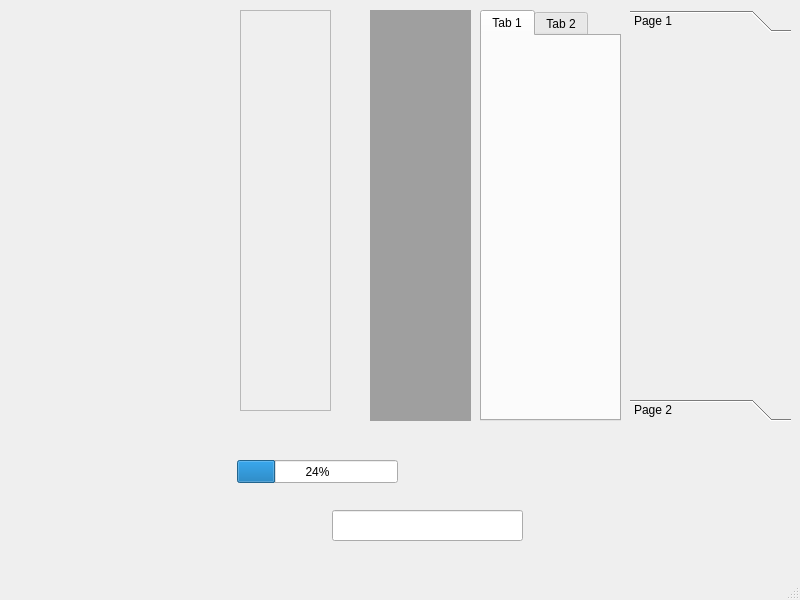
<?xml version="1.0" encoding="UTF-8"?>
<ui version="4.0">
 <class>MainWindow</class>
 <widget class="QMainWindow" name="MainWindow">
  <property name="geometry">
   <rect>
    <x>0</x>
    <y>0</y>
    <width>800</width>
    <height>600</height>
   </rect>
  </property>
  <property name="windowTitle">
   <string>MainWindow</string>
  </property>
  <widget class="QWidget" name="centralwidget">
   <widget class="QTabWidget" name="tabWidget">
    <property name="geometry">
     <rect>
      <x>480</x>
      <y>10</y>
      <width>141</width>
      <height>411</height>
     </rect>
    </property>
    <property name="currentIndex">
     <number>0</number>
    </property>
    <widget class="QWidget" name="tab">
     <attribute name="title">
      <string>Tab 1</string>
     </attribute>
    </widget>
    <widget class="QWidget" name="tab_2">
     <attribute name="title">
      <string>Tab 2</string>
     </attribute>
    </widget>
   </widget>
   <widget class="QToolBox" name="toolBox">
    <property name="geometry">
     <rect>
      <x>630</x>
      <y>10</y>
      <width>161</width>
      <height>411</height>
     </rect>
    </property>
    <property name="currentIndex">
     <number>0</number>
    </property>
    <widget class="QWidget" name="page">
     <property name="geometry">
      <rect>
       <x>0</x>
       <y>0</y>
       <width>161</width>
       <height>349</height>
      </rect>
     </property>
     <attribute name="label">
      <string>Page 1</string>
     </attribute>
    </widget>
    <widget class="QWidget" name="page_2">
     <property name="geometry">
      <rect>
       <x>0</x>
       <y>0</y>
       <width>161</width>
       <height>349</height>
      </rect>
     </property>
     <attribute name="label">
      <string>Page 2</string>
     </attribute>
    </widget>
   </widget>
   <widget class="QMdiArea" name="mdiArea">
    <property name="geometry">
     <rect>
      <x>370</x>
      <y>10</y>
      <width>101</width>
      <height>411</height>
     </rect>
    </property>
   </widget>
   <widget class="QScrollArea" name="scrollArea">
    <property name="geometry">
     <rect>
      <x>240</x>
      <y>10</y>
      <width>91</width>
      <height>401</height>
     </rect>
    </property>
    <property name="widgetResizable">
     <bool>true</bool>
    </property>
    <widget class="QWidget" name="scrollAreaWidgetContents">
     <property name="geometry">
      <rect>
       <x>0</x>
       <y>0</y>
       <width>89</width>
       <height>399</height>
      </rect>
     </property>
    </widget>
   </widget>
   <widget class="QProgressBar" name="progressBar">
    <property name="geometry">
     <rect>
      <x>237</x>
      <y>460</y>
      <width>161</width>
      <height>23</height>
     </rect>
    </property>
    <property name="maximum">
     <number>100</number>
    </property>
    <property name="value">
     <number>24</number>
    </property>
   </widget>
   <widget class="QLineEdit" name="lineEdit">
    <property name="geometry">
     <rect>
      <x>332</x>
      <y>510</y>
      <width>191</width>
      <height>31</height>
     </rect>
    </property>
    <property name="text">
     <string/>
    </property>
    <property name="echoMode">
     <enum>QLineEdit::Password</enum>
    </property>
   </widget>
  </widget>
  <widget class="QStatusBar" name="statusbar"/>
 </widget>
 <resources/>
 <connections/>
</ui>
